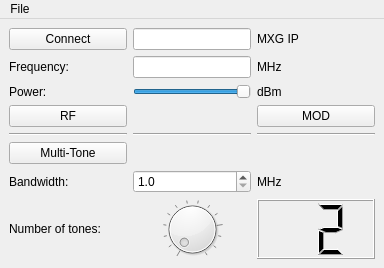
<?xml version="1.0" encoding="UTF-8"?>
<ui version="4.0">
 <class>MainWindow</class>
 <widget class="QMainWindow" name="MainWindow">
  <property name="geometry">
   <rect>
    <x>0</x>
    <y>0</y>
    <width>384</width>
    <height>268</height>
   </rect>
  </property>
  <property name="minimumSize">
   <size>
    <width>350</width>
    <height>200</height>
   </size>
  </property>
  <property name="windowTitle">
   <string>MainWindow</string>
  </property>
  <widget class="QWidget" name="centralwidget">
   <property name="sizePolicy">
    <sizepolicy hsizetype="Preferred" vsizetype="Preferred">
     <horstretch>0</horstretch>
     <verstretch>0</verstretch>
    </sizepolicy>
   </property>
   <property name="minimumSize">
    <size>
     <width>60</width>
     <height>10</height>
    </size>
   </property>
   <layout class="QGridLayout" name="gridLayout_2">
    <item row="1" column="0">
     <layout class="QGridLayout" name="gridLayout">
      <item row="7" column="1">
       <widget class="QLabel" name="label_6">
        <property name="text">
         <string>Number of tones:</string>
        </property>
       </widget>
      </item>
      <item row="6" column="1">
       <widget class="QLabel" name="label_7">
        <property name="text">
         <string>Bandwidth:</string>
        </property>
       </widget>
      </item>
      <item row="7" column="3">
       <widget class="QLCDNumber" name="lcdNumber">
        <property name="digitCount">
         <number>2</number>
        </property>
        <property name="intValue" stdset="0">
         <number>2</number>
        </property>
       </widget>
      </item>
      <item row="7" column="2">
       <widget class="QDial" name="dial">
        <property name="minimum">
         <number>2</number>
        </property>
        <property name="maximum">
         <number>15</number>
        </property>
        <property name="notchTarget">
         <double>3.700000000000000</double>
        </property>
        <property name="notchesVisible">
         <bool>true</bool>
        </property>
       </widget>
      </item>
      <item row="6" column="2">
       <widget class="QDoubleSpinBox" name="doubleSpinBox">
        <property name="specialValueText">
         <string/>
        </property>
        <property name="accelerated">
         <bool>true</bool>
        </property>
        <property name="showGroupSeparator" stdset="0">
         <bool>false</bool>
        </property>
        <property name="decimals">
         <number>1</number>
        </property>
        <property name="minimum">
         <double>1.000000000000000</double>
        </property>
        <property name="maximum">
         <double>19.899999999999999</double>
        </property>
        <property name="singleStep">
         <double>0.100000000000000</double>
        </property>
       </widget>
      </item>
      <item row="6" column="3">
       <widget class="QLabel" name="label_8">
        <property name="text">
         <string>MHz</string>
        </property>
       </widget>
      </item>
      <item row="5" column="1">
       <widget class="QPushButton" name="pushButton_4">
        <property name="text">
         <string>Multi-Tone</string>
        </property>
        <property name="checkable">
         <bool>true</bool>
        </property>
       </widget>
      </item>
      <item row="4" column="1">
       <widget class="Line" name="line_3">
        <property name="orientation">
         <enum>Qt::Horizontal</enum>
        </property>
       </widget>
      </item>
      <item row="4" column="2">
       <widget class="Line" name="line_2">
        <property name="orientation">
         <enum>Qt::Horizontal</enum>
        </property>
       </widget>
      </item>
      <item row="0" column="3">
       <widget class="QLabel" name="label">
        <property name="sizePolicy">
         <sizepolicy hsizetype="MinimumExpanding" vsizetype="MinimumExpanding">
          <horstretch>0</horstretch>
          <verstretch>0</verstretch>
         </sizepolicy>
        </property>
        <property name="text">
         <string>MXG IP</string>
        </property>
       </widget>
      </item>
      <item row="1" column="2">
       <widget class="QLineEdit" name="lineEdit_2">
        <property name="sizePolicy">
         <sizepolicy hsizetype="MinimumExpanding" vsizetype="MinimumExpanding">
          <horstretch>0</horstretch>
          <verstretch>0</verstretch>
         </sizepolicy>
        </property>
       </widget>
      </item>
      <item row="1" column="3">
       <widget class="QLabel" name="label_5">
        <property name="text">
         <string>MHz</string>
        </property>
       </widget>
      </item>
      <item row="1" column="1">
       <widget class="QLabel" name="label_4">
        <property name="text">
         <string>Frequency:</string>
        </property>
       </widget>
      </item>
      <item row="0" column="2">
       <widget class="QLineEdit" name="lineEdit">
        <property name="sizePolicy">
         <sizepolicy hsizetype="MinimumExpanding" vsizetype="MinimumExpanding">
          <horstretch>0</horstretch>
          <verstretch>0</verstretch>
         </sizepolicy>
        </property>
       </widget>
      </item>
      <item row="2" column="1">
       <widget class="QLabel" name="label_2">
        <property name="text">
         <string>Power:</string>
        </property>
       </widget>
      </item>
      <item row="2" column="2">
       <widget class="QSlider" name="horizontalSlider">
        <property name="sizePolicy">
         <sizepolicy hsizetype="MinimumExpanding" vsizetype="MinimumExpanding">
          <horstretch>0</horstretch>
          <verstretch>0</verstretch>
         </sizepolicy>
        </property>
        <property name="minimum">
         <number>-100</number>
        </property>
        <property name="maximum">
         <number>0</number>
        </property>
        <property name="orientation">
         <enum>Qt::Horizontal</enum>
        </property>
       </widget>
      </item>
      <item row="2" column="3">
       <widget class="QLabel" name="label_3">
        <property name="text">
         <string>dBm</string>
        </property>
       </widget>
      </item>
      <item row="0" column="1">
       <widget class="QPushButton" name="pushButton">
        <property name="sizePolicy">
         <sizepolicy hsizetype="MinimumExpanding" vsizetype="MinimumExpanding">
          <horstretch>0</horstretch>
          <verstretch>0</verstretch>
         </sizepolicy>
        </property>
        <property name="text">
         <string>Connect</string>
        </property>
        <property name="shortcut">
         <string>Ctrl+R</string>
        </property>
        <property name="checkable">
         <bool>true</bool>
        </property>
       </widget>
      </item>
      <item row="3" column="1">
       <widget class="QPushButton" name="pushButton_2">
        <property name="sizePolicy">
         <sizepolicy hsizetype="MinimumExpanding" vsizetype="MinimumExpanding">
          <horstretch>0</horstretch>
          <verstretch>0</verstretch>
         </sizepolicy>
        </property>
        <property name="text">
         <string>RF</string>
        </property>
        <property name="checkable">
         <bool>true</bool>
        </property>
       </widget>
      </item>
      <item row="3" column="3">
       <widget class="QPushButton" name="pushButton_3">
        <property name="sizePolicy">
         <sizepolicy hsizetype="MinimumExpanding" vsizetype="MinimumExpanding">
          <horstretch>0</horstretch>
          <verstretch>0</verstretch>
         </sizepolicy>
        </property>
        <property name="text">
         <string>MOD</string>
        </property>
        <property name="checkable">
         <bool>true</bool>
        </property>
       </widget>
      </item>
      <item row="4" column="3">
       <widget class="Line" name="line">
        <property name="orientation">
         <enum>Qt::Horizontal</enum>
        </property>
       </widget>
      </item>
     </layout>
    </item>
   </layout>
  </widget>
  <widget class="QMenuBar" name="menubar">
   <property name="geometry">
    <rect>
     <x>0</x>
     <y>0</y>
     <width>384</width>
     <height>21</height>
    </rect>
   </property>
   <widget class="QMenu" name="menuFile">
    <property name="title">
     <string>File</string>
    </property>
    <addaction name="actionSave"/>
    <addaction name="actionLoad"/>
   </widget>
   <addaction name="menuFile"/>
  </widget>
  <action name="actionSave">
   <property name="text">
    <string>Save</string>
   </property>
   <property name="shortcut">
    <string>Ctrl+S</string>
   </property>
  </action>
  <action name="actionLoad">
   <property name="text">
    <string>Load</string>
   </property>
   <property name="shortcut">
    <string>Ctrl+L</string>
   </property>
  </action>
 </widget>
 <tabstops>
  <tabstop>lineEdit</tabstop>
  <tabstop>lineEdit_2</tabstop>
  <tabstop>horizontalSlider</tabstop>
  <tabstop>pushButton</tabstop>
  <tabstop>pushButton_2</tabstop>
  <tabstop>pushButton_3</tabstop>
 </tabstops>
 <resources/>
 <connections>
  <connection>
   <sender>dial</sender>
   <signal>valueChanged(int)</signal>
   <receiver>lcdNumber</receiver>
   <slot>display(int)</slot>
   <hints>
    <hint type="sourcelabel">
     <x>144</x>
     <y>62</y>
    </hint>
    <hint type="destinationlabel">
     <x>193</x>
     <y>163</y>
    </hint>
   </hints>
  </connection>
 </connections>
</ui>
